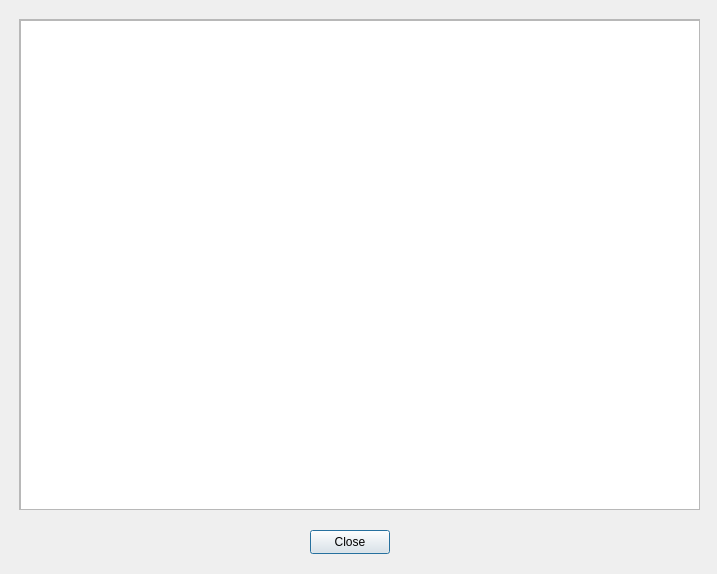
<?xml version="1.0" encoding="UTF-8"?>
<ui version="4.0">
 <class>ShaderCodeDisplayer</class>
 <widget class="QDialog" name="ShaderCodeDisplayer">
  <property name="geometry">
   <rect>
    <x>0</x>
    <y>0</y>
    <width>717</width>
    <height>574</height>
   </rect>
  </property>
  <property name="windowTitle">
   <string>Dialog</string>
  </property>
  <widget class="QScrollArea" name="scrollArea">
   <property name="geometry">
    <rect>
     <x>19</x>
     <y>19</y>
     <width>681</width>
     <height>491</height>
    </rect>
   </property>
   <property name="widgetResizable">
    <bool>true</bool>
   </property>
   <widget class="QWidget" name="scrollAreaWidgetContents">
    <property name="geometry">
     <rect>
      <x>0</x>
      <y>0</y>
      <width>679</width>
      <height>489</height>
     </rect>
    </property>
    <widget class="QTextBrowser" name="textBrowser">
     <property name="geometry">
      <rect>
       <x>0</x>
       <y>0</y>
       <width>681</width>
       <height>491</height>
      </rect>
     </property>
    </widget>
   </widget>
  </widget>
  <widget class="QPushButton" name="closeButton">
   <property name="geometry">
    <rect>
     <x>310</x>
     <y>530</y>
     <width>80</width>
     <height>24</height>
    </rect>
   </property>
   <property name="text">
    <string>Close</string>
   </property>
  </widget>
 </widget>
 <resources/>
 <connections/>
</ui>
